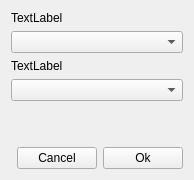
<?xml version="1.0" encoding="UTF-8"?>
<ui version="4.0">
 <class>ComboComboDialog</class>
 <widget class="QWidget" name="ComboComboDialog">
  <property name="windowModality">
   <enum>Qt::ApplicationModal</enum>
  </property>
  <property name="geometry">
   <rect>
    <x>0</x>
    <y>0</y>
    <width>194</width>
    <height>180</height>
   </rect>
  </property>
  <property name="windowTitle">
   <string>Form</string>
  </property>
  <layout class="QGridLayout" name="gridLayout_2">
   <item row="0" column="0">
    <layout class="QGridLayout" name="gridLayout">
     <item row="1" column="0">
      <widget class="QComboBox" name="comboBox"/>
     </item>
     <item row="2" column="0">
      <widget class="QLabel" name="label_2">
       <property name="text">
        <string>TextLabel</string>
       </property>
      </widget>
     </item>
     <item row="0" column="0">
      <widget class="QLabel" name="label">
       <property name="text">
        <string>TextLabel</string>
       </property>
      </widget>
     </item>
     <item row="3" column="0">
      <widget class="QComboBox" name="comboBox_2"/>
     </item>
    </layout>
   </item>
   <item row="1" column="0">
    <spacer name="verticalSpacer">
     <property name="orientation">
      <enum>Qt::Vertical</enum>
     </property>
     <property name="sizeHint" stdset="0">
      <size>
       <width>20</width>
       <height>4</height>
      </size>
     </property>
    </spacer>
   </item>
   <item row="2" column="0">
    <layout class="QHBoxLayout" name="horizontalLayout">
     <item>
      <spacer name="horizontalSpacer">
       <property name="orientation">
        <enum>Qt::Horizontal</enum>
       </property>
       <property name="sizeHint" stdset="0">
        <size>
         <width>40</width>
         <height>20</height>
        </size>
       </property>
      </spacer>
     </item>
     <item>
      <widget class="QPushButton" name="button_cancel">
       <property name="text">
        <string>Cancel</string>
       </property>
      </widget>
     </item>
     <item>
      <widget class="QPushButton" name="button_ok">
       <property name="text">
        <string>Ok</string>
       </property>
      </widget>
     </item>
    </layout>
   </item>
  </layout>
 </widget>
 <resources/>
 <connections/>
</ui>
